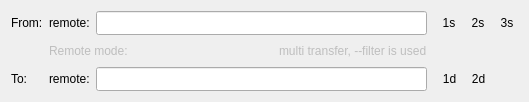
    <widget class="QFrame" name="frame">
     <property name="styleSheet">
      <string notr="true">QFrame { border: 0; }</string>
     </property>
     <property name="frameShape">
      <enum>QFrame::StyledPanel</enum>
     </property>
     <property name="frameShadow">
      <enum>QFrame::Plain</enum>
     </property>
     <property name="lineWidth">
      <number>0</number>
     </property>
     <layout class="QGridLayout" name="gridLayout">
      <item row="0" column="1">
       <layout class="QHBoxLayout" name="horizontalLayout_9">
        <item>
         <widget class="QLabel" name="l_sourceRemote">
          <property name="sizePolicy">
           <sizepolicy hsizetype="Fixed" vsizetype="Preferred">
            <horstretch>0</horstretch>
            <verstretch>0</verstretch>
           </sizepolicy>
          </property>
          <property name="text">
           <string>remote:</string>
          </property>
         </widget>
        </item>
        <item>
         <widget class="QLineEdit" name="textSource">
          <property name="minimumSize">
           <size>
            <width>0</width>
            <height>24</height>
           </size>
          </property>
         </widget>
        </item>
       </layout>
      </item>
      <item row="0" column="4">
       <widget class="QToolButton" name="buttonSourceItems">
        <property name="styleSheet">
         <string notr="true">QToolButton { border: 0; }

QToolButton:pressed {
 border: 4;
 border-radius: 10px;
 border-style: inset;
 border-color: rgba(1, 1, 1, 0);
}</string>
        </property>
        <property name="text">
         <string>2s</string>
        </property>
       </widget>
      </item>
      <item row="2" column="0">
       <widget class="QLabel" name="label_14">
        <property name="sizePolicy">
         <sizepolicy hsizetype="Fixed" vsizetype="Preferred">
          <horstretch>0</horstretch>
          <verstretch>0</verstretch>
         </sizepolicy>
        </property>
        <property name="text">
         <string>To:</string>
        </property>
        <property name="buddy">
         <cstring>textDest</cstring>
        </property>
       </widget>
      </item>
      <item row="2" column="3">
       <widget class="QToolButton" name="buttonDest">
        <property name="styleSheet">
         <string notr="true">QToolButton { border: 0; }

QToolButton:pressed {
 border: 4;
 border-radius: 10px;
 border-style: inset;
 border-color: rgba(1, 1, 1, 0);
}</string>
        </property>
        <property name="text">
         <string>1d</string>
        </property>
       </widget>
      </item>
      <item row="0" column="5">
       <widget class="QToolButton" name="buttonDefaultSource">
        <property name="toolTip">
         <string>&lt;html&gt;&lt;head/&gt;&lt;body&gt;&lt;p&gt;Restore default upload directory&lt;/p&gt;&lt;/body&gt;&lt;/html&gt;</string>
        </property>
        <property name="styleSheet">
         <string notr="true">QToolButton { border: 0; }

QToolButton:pressed {
 border: 4;
 border-radius: 10px;
 border-style: inset;
 border-color: rgba(1, 1, 1, 0);
}</string>
        </property>
        <property name="text">
         <string>3s</string>
        </property>
       </widget>
      </item>
      <item row="1" column="1">
       <layout class="QHBoxLayout" name="horizontalLayout_GoogleDrive">
        <item>
         <widget class="QLabel" name="remoteModeLabel">
          <property name="enabled">
           <bool>false</bool>
          </property>
          <property name="text">
           <string>Remote mode: </string>
          </property>
         </widget>
        </item>
        <item>
         <widget class="QLineEdit" name="remoteMode">
          <property name="enabled">
           <bool>false</bool>
          </property>
          <property name="contextMenuPolicy">
           <enum>Qt::NoContextMenu</enum>
          </property>
          <property name="styleSheet">
           <string notr="true">* { background-color: rgba(0, 0, 0, 0); }</string>
          </property>
          <property name="text">
           <string/>
          </property>
          <property name="frame">
           <bool>false</bool>
          </property>
          <property name="readOnly">
           <bool>true</bool>
          </property>
         </widget>
        </item>
        <item>
         <spacer name="horizontalSpacer_12">
          <property name="orientation">
           <enum>Qt::Horizontal</enum>
          </property>
          <property name="sizeType">
           <enum>QSizePolicy::Fixed</enum>
          </property>
          <property name="sizeHint" stdset="0">
           <size>
            <width>30</width>
            <height>20</height>
           </size>
          </property>
         </spacer>
        </item>
        <item>
         <widget class="QLabel" name="multiInfo">
          <property name="enabled">
           <bool>false</bool>
          </property>
          <property name="text">
           <string>multi transfer, --filter is used</string>
          </property>
         </widget>
        </item>
       </layout>
      </item>
      <item row="2" column="4">
       <widget class="QToolButton" name="buttonDefaultDest">
        <property name="toolTip">
         <string>&lt;html&gt;&lt;head/&gt;&lt;body&gt;&lt;p&gt;Restore default destination directory&lt;/p&gt;&lt;/body&gt;&lt;/html&gt;</string>
        </property>
        <property name="styleSheet">
         <string notr="true">QToolButton { border: 0; }

QToolButton:pressed {
 border: 4;
 border-radius: 10px;
 border-style: inset;
 border-color: rgba(1, 1, 1, 0);
}</string>
        </property>
        <property name="text">
         <string>2d</string>
        </property>
       </widget>
      </item>
      <item row="0" column="3">
       <widget class="QToolButton" name="buttonSourceFile">
        <property name="toolTip">
         <string>Choose file to upload</string>
        </property>
        <property name="styleSheet">
         <string notr="true">QToolButton { border: 0; }

QToolButton:pressed {
 border: 4;
 border-radius: 10px;
 border-style: inset;
 border-color: rgba(1, 1, 1, 0);
}</string>
        </property>
        <property name="text">
         <string>1s</string>
        </property>
       </widget>
      </item>
      <item row="0" column="0">
       <widget class="QLabel" name="label_13">
        <property name="sizePolicy">
         <sizepolicy hsizetype="Fixed" vsizetype="Preferred">
          <horstretch>0</horstretch>
          <verstretch>0</verstretch>
         </sizepolicy>
        </property>
        <property name="text">
         <string>From:</string>
        </property>
        <property name="buddy">
         <cstring>textSource</cstring>
        </property>
       </widget>
      </item>
      <item row="2" column="1">
       <layout class="QHBoxLayout" name="horizontalLayout_8">
        <item>
         <widget class="QLabel" name="l_destRemote">
          <property name="sizePolicy">
           <sizepolicy hsizetype="Fixed" vsizetype="Preferred">
            <horstretch>0</horstretch>
            <verstretch>0</verstretch>
           </sizepolicy>
          </property>
          <property name="text">
           <string>remote:</string>
          </property>
         </widget>
        </item>
        <item>
         <widget class="QLineEdit" name="textDest">
          <property name="minimumSize">
           <size>
            <width>0</width>
            <height>24</height>
           </size>
          </property>
         </widget>
        </item>
       </layout>
      </item>
      <item row="2" column="2">
       <spacer name="horizontalSpacer_13">
        <property name="orientation">
         <enum>Qt::Horizontal</enum>
        </property>
        <property name="sizeType">
         <enum>QSizePolicy::Fixed</enum>
        </property>
        <property name="sizeHint" stdset="0">
         <size>
          <width>5</width>
          <height>20</height>
         </size>
        </property>
       </spacer>
      </item>
     </layout>
    </widget>
